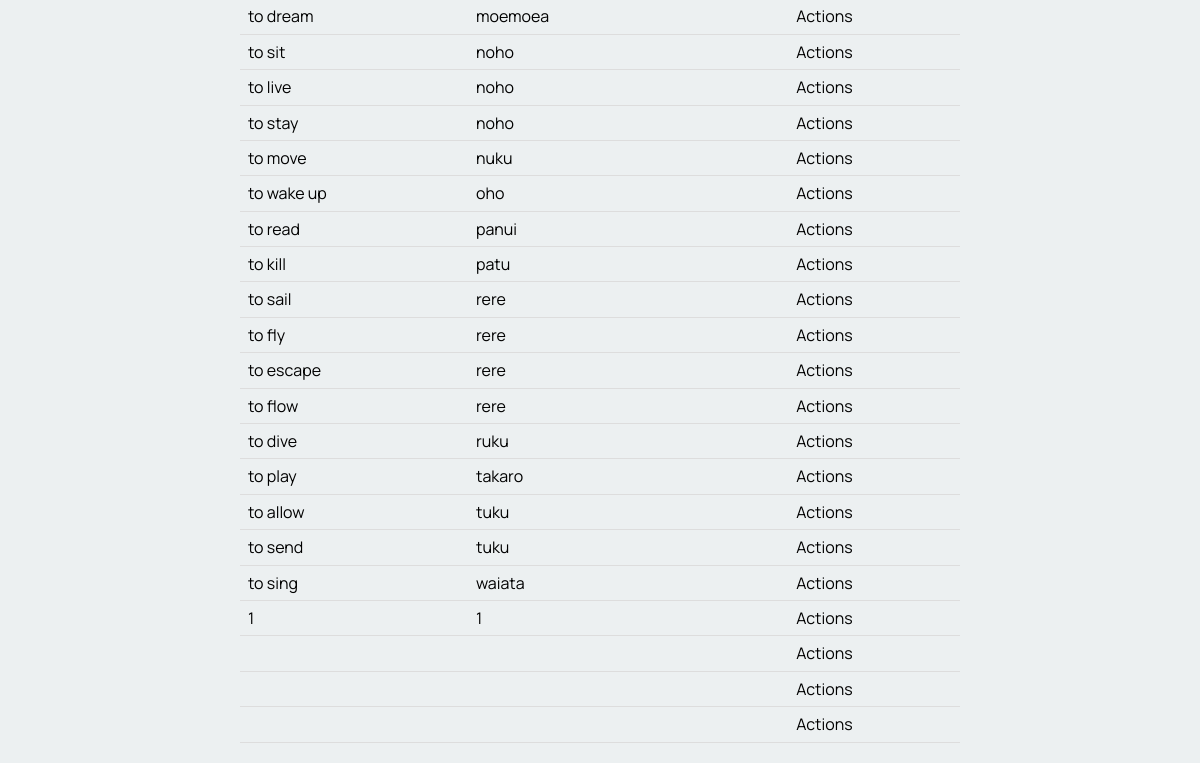
The app's page /sort_by_category/1 (lower part), older data.
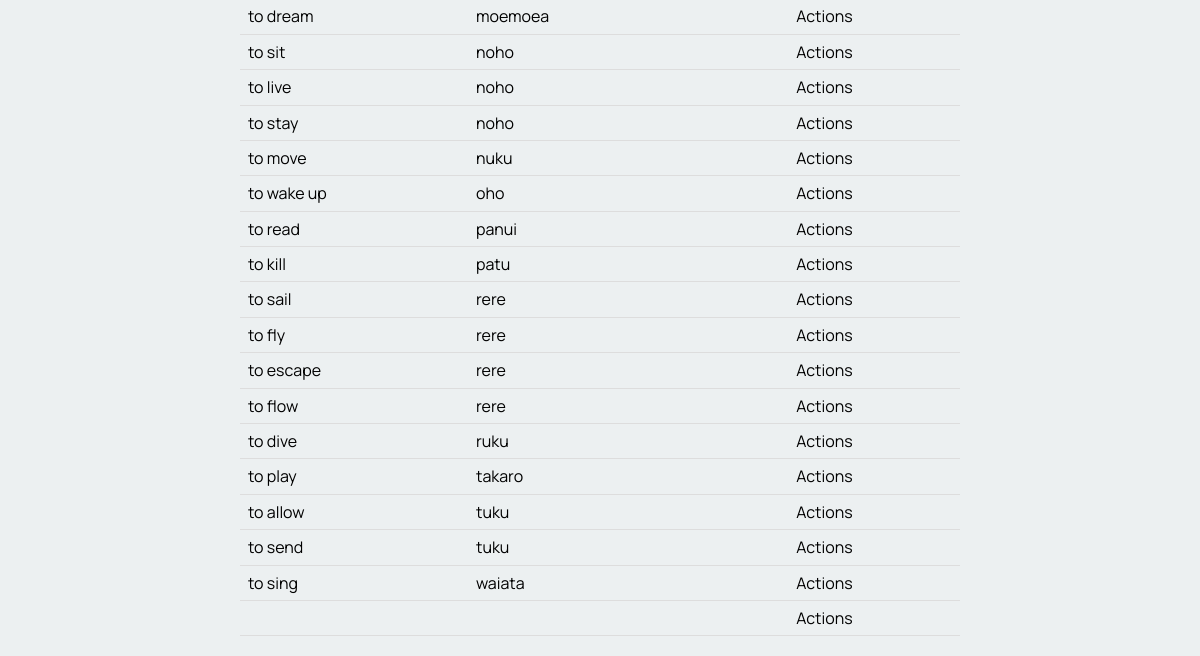
The same page, newer data.
### tables this page shows
CREATE TABLE "table_word"
(
    word_id      integer not null
        primary key autoincrement,
    english_word varchar(100),
    te_reo_word  varchar(100),
    description  varchar(100),
    category     varchar(100),
    levels       varchar(100),
    user_fk      integer
        constraint table_word_table_account_id_fk
            references users_table,
    cat_fk       integer
        constraint table_word_category_table_cat_id_fk
            references category_table
, word_date varchar(100), image varchar(100));

CREATE TABLE "category_table"
(
    cat_id        integer not null
        primary key autoincrement,
    category_name varchar
);

### app.py (the view)
@app.route('/sort_by_category/<cat_id>', methods=['POST', 'GET'])  #When users click on a category it sorts the table by the category
def render_sort_by_category_page(cat_id):  #uses catgory id to sort the table
    if is_logged_in_teacher():
        print("Teacher if logged in!")
    con = create_connection(DATABASE)
    query = "SELECT cat_id, category_name FROM category_table"  #selects the category_name from table used for updating the catogory list.
    cur = con.cursor()
    cur.execute(query)
    category_list = cur.fetchall()
    cur = con.cursor()  #selects the words needed from both tables and uses inner join to combine them
    query = """SELECT word_id, english_word, te_reo_word, category_name FROM table_word INNER JOIN category_table ON table_word.cat_fk = cat_id WHERE cat_id = ?"""
    cur.execute(query, (cat_id,))
    word = cur.fetchall()
    con.close() #words is used to display the words infomation in the html code e.g te_reo_word and english_word
    return render_template('sort_by_category.html', logged_in=is_logged_in(), words=word,teacher_log=is_logged_in_teacher(), categories=category_list) #categories variable is used in the html to display new category when they get addedd

### app.py (called while the page is built)
def create_connection(db_file): #connects to the database
    try:
        connection = sqlite3.connect(db_file)
        return connection
    except Error as e:
        print(e)   #prints the error message
    return None

def is_logged_in():    #checks if the user has logged in
    if session.get("email") is None:
        print("not logged in ")
        return False
    else:
        print("logged in!")  #returns true if they are logged in
        return True

def is_logged_in_teacher():   #checks if a teacher account has logged in
        email = session.get("email")
        con = create_connection(DATABASE)
        cur = con.cursor()
        query = """SELECT is_teacher FROM users_table WHERE email = ?"""  #selects is_teacher from database
        cur.execute(query, (email, ))
        teacher = cur.fetchall()
        con.close()
        if ('yes',) in teacher:
            print("teacher logged in!")
            return True  #returns true if a teacher is logged in
        else:
            return False #if teacher is not logged in returns false

### templates/sort_by_category.html (shortened to what this page needs)
{% extends 'base.html' %}
{% block main %}
    <table>
        <tbody>
            {% for word in words %}
                <tr>
                    <td><a href="/word_info/{{ word[0] }}">{{ word[1] }}</a></td>
                    <td>{{ word[2] }}</td>
                    <td>{{ word[3] }}</td>
                </tr>
            {% endfor %}
        </tbody>
    </table>
{% endblock %}

### templates/base.html (shortened to what this page needs)
<!DOCTYPE html>
<html>
<head>
    <link rel="stylesheet" href="https://cdnjs.cloudflare.com/ajax/libs/normalize/8.0.1/normalize.css"/>
    <link href="{{ url_for('static', filename='style.css') }}" rel="stylesheet">
</head>
<body>
<div class="container">
    <main>
        {% block main %}
        {% endblock %}
    </main>
</div>
</body>
</html>

### static/style.css (style rules this page uses)
* { font-family: 'Manrope', sans-serif; padding: 0; margin: 0; box-sizing: border-box; }
body { background-color: rgba(236, 240, 241, 1.0); }
.container { width: 60vw; margin: auto; }
.container::after { content: ""; clear: both; display: table; }
table { width: 100%; border-collapse: collapse; margin-bottom: 20px; }

Row changes from the older to the newer data that the page shows:
removed table_word: english_word "1", te_reo_word "1", category_name "Actions"
removed table_word: category_name "Actions"
removed table_word: category_name "Actions"
